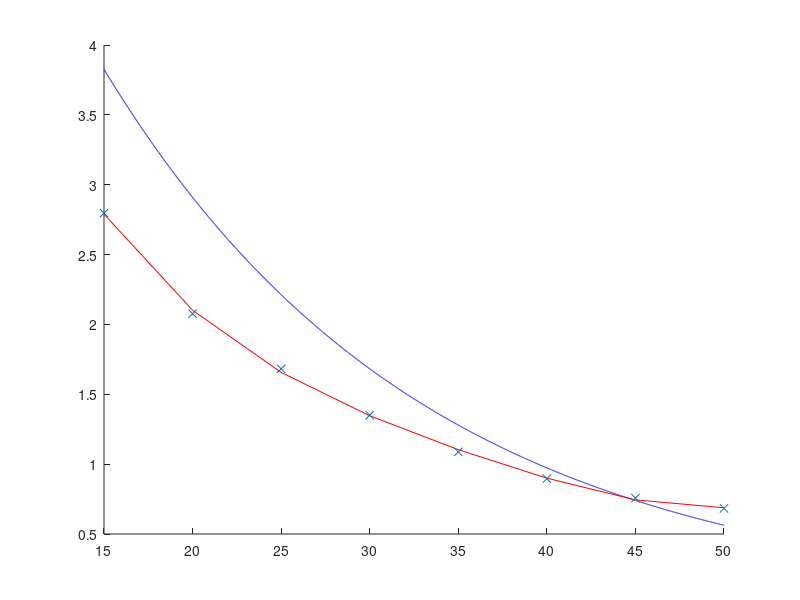

MATLAB code to generate this figure: (Note: this script raises an error after producing the figure.)
clear all
no=8.7;
n=[0.7002 0.7753 0.9178 1.1147 1.3834 1.7238 2.1286 2.8661];
nn=[0.7002 0.7753 0.9178 1.1147];
g=981;
B=5.295e-4;
po=7.62;
pi=1.26;
rs=0.09;
rm=0.23;
dT=[50 45 40 35 30 25 20 15];
dTn=[50 45 40 35];
dTnn=50:-0.01:15;
Vts=[16.5151 14.90718 12.5887 10.35999 8.3441 6.69345 5.418333 4.0223];

ns=(2*g/9).*(po-(pi./(1+B.*dT))).*((rs^2)./Vts);
%nm=(2*g/9).*(po-(pi./(1+B.*dT))).*((rm^2)./Vtm);
%navg=(ns+nm)./2;
b=(log(nn./no))./(-dTn);
nf=no.*exp(-mean(b)*dTnn);

hold
plot(dTnn,nf,'blue')
plot(dT,polyval(polyfit(dT,ns,4),dT),'red',dT,ns,'x')
plot(dT,nm,'black')
%plot(dT,navg,'green')
title('\eta vs \Delta T'),xlabel('\Delta T (C \circ)'),ylabel('Viscosity(g/cm \cdot s)'),grid
%legend('Predicted value','Experimental value','Location','southwest')
